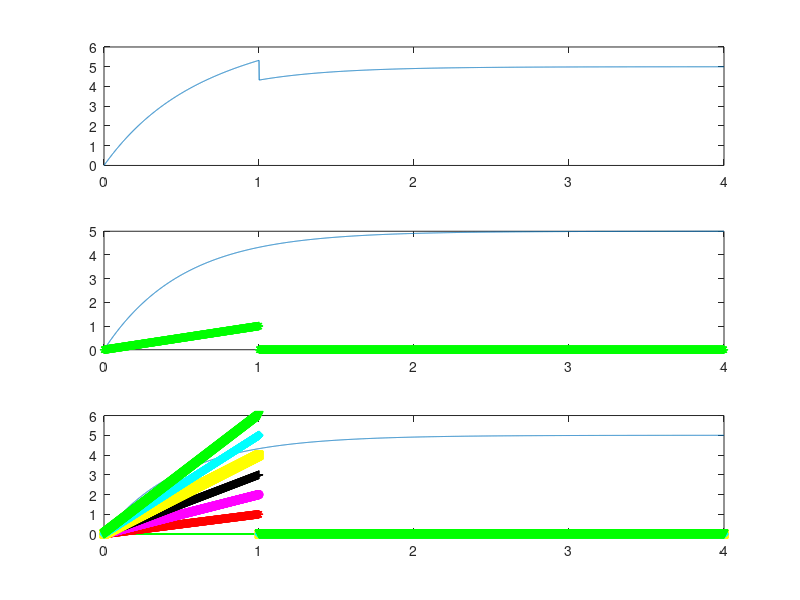
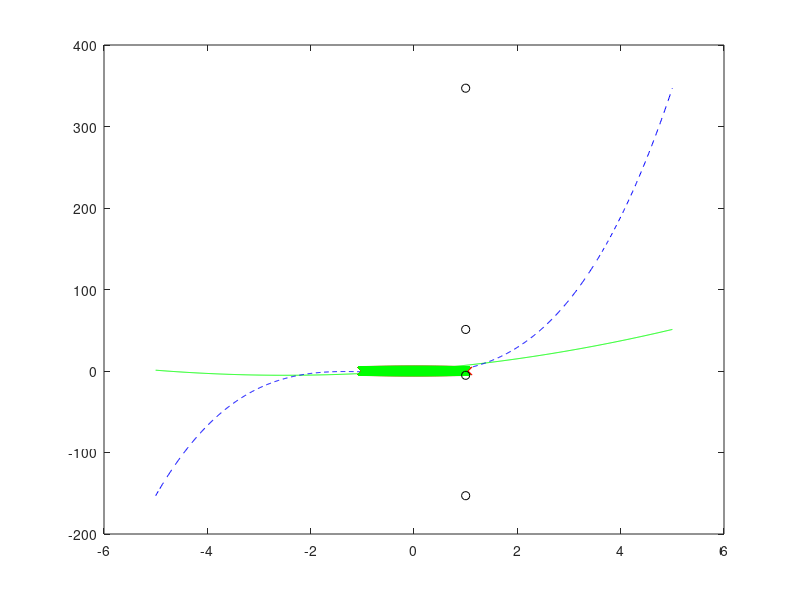

The MATLAB script that drew these images, in order: (Note: this script raises an error after producing the figures.)
%%Ejercicio1%%
t = 0:0.001:4;
figure(1);

subplot(3,1,1);
unitstep = t >= 0 & t<=1;
r = t.*unitstep;
f1 = 5*(1-exp(-2*t)) + r;
plot(t, f1);

subplot(3,1,2);
f2 = 5*(1-exp(-2*t));
plot(t, f2);
hold on;
plot(t, r, 'g*');
hold off;

subplot(3,1,3);
r0 = 0 .* r;
r2 = 2 .* r;
r3 = 3 .* r;
r4 = 4 .* r;
r5 = 5 .* r;
r6 = 6 .* r;
plot(t, f2);
hold on;
plot(t, r0, 'g.');
plot(t, r, 'r*');
plot(t, r2, 'mo');
plot(t, r3, 'k+');
plot(t, r4, 'ys');
plot(t, r5, 'cd');
plot(t, r6, 'gv');
hold off;

%% Ejercicio 2 %%
x = -5:0.01:5;
p1 = x.^2 + 5*x + 1;
p2 = 2*x.^3 + 4*x.^2 - 3;
figure(2);
plot(x, p1, 'g');
hold on;
plot(x, p2, 'b--');

raices_p1 = roots(p1);
raices_p2 = roots(p2);
plot(raices_p1, 'rx');
plot(raices_p2, 'gx');

min_p1 = min(p1);
min_p2 = min(p2);
max_p1 = max(p1);
max_p2 = max(p2);
plot(min_p1, 'ko');
plot(min_p2, 'ko');
plot(max_p1, 'ko');
plot(max_p2, 'ko');

%% Ejercicio 3 %%
A = [1 2 3; 4 5 6; 7 8 9];
b = [1; 2; 3];

sol = solve_ec_line(A, b);

disp(sol)
